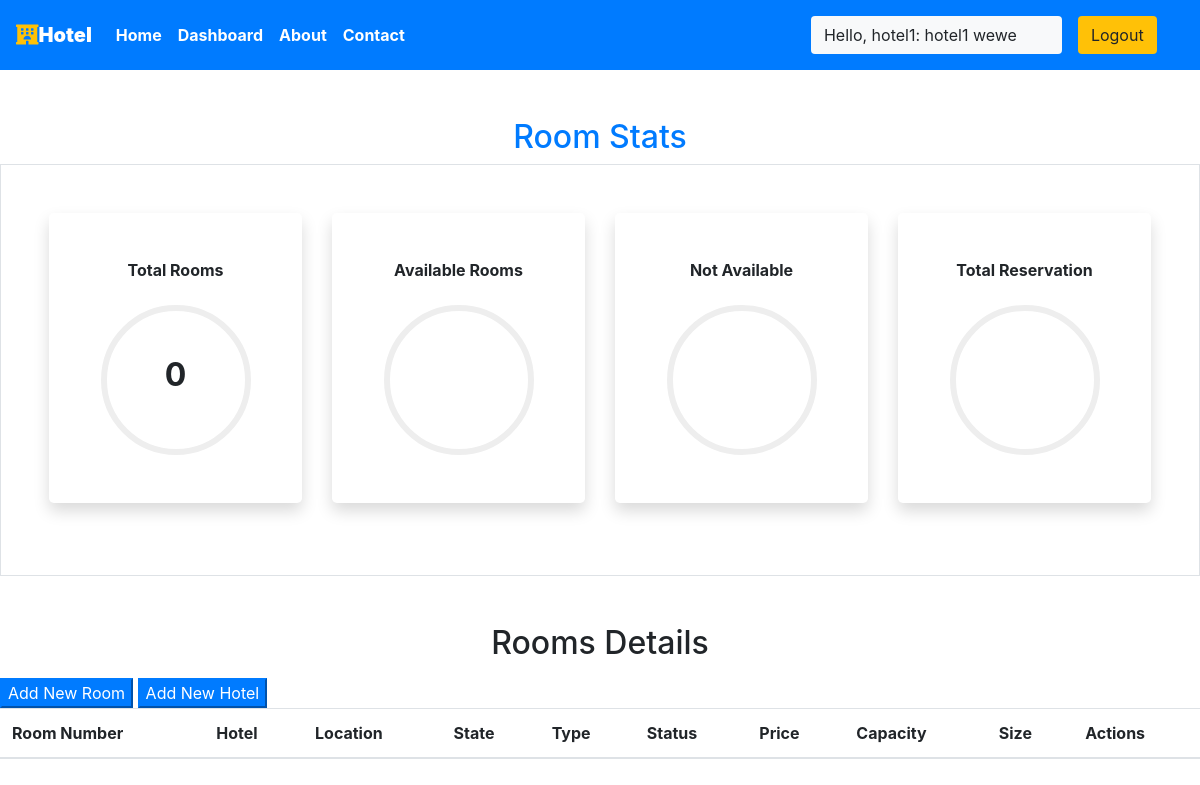
Page /staff/panel (signed in) on the earlier database version.
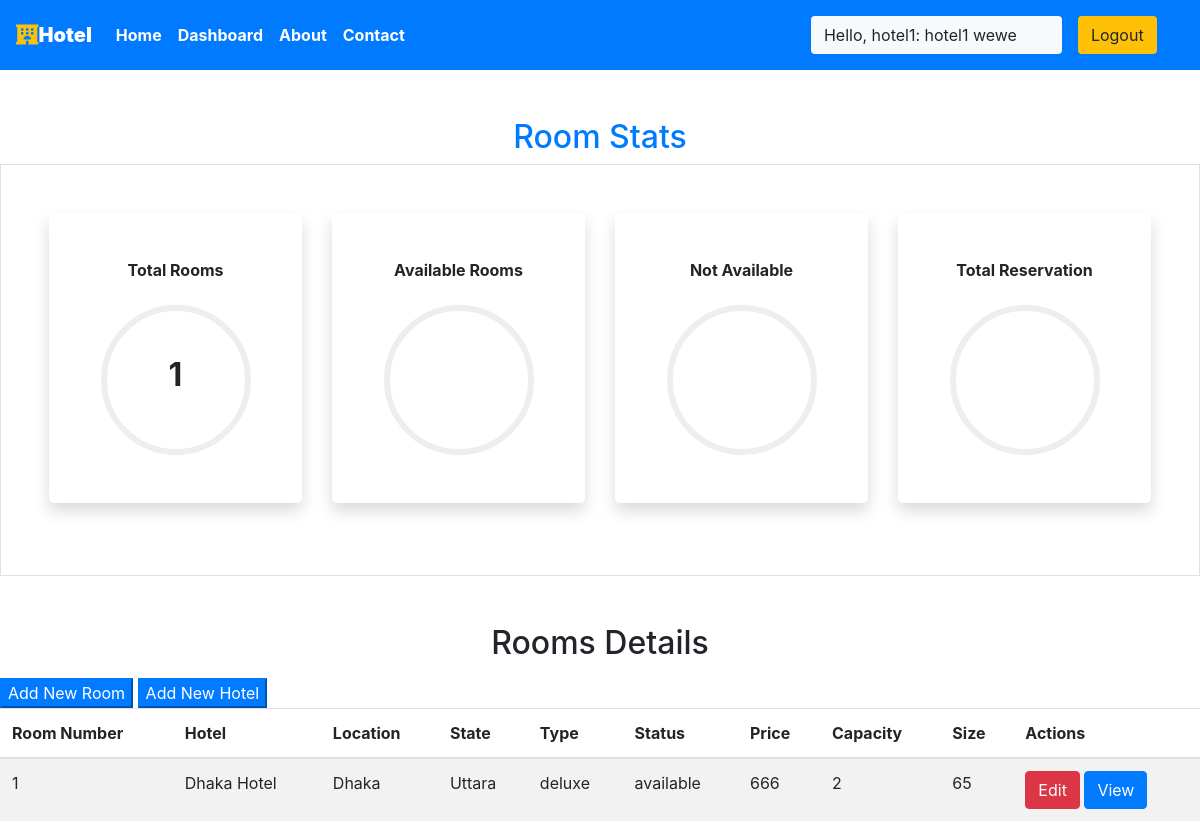
Same page on the later database version.
### main/models.py (models this page shows, shortened)
class CustomUser(AbstractUser):
     date_of_birth = models.DateField(verbose_name=_("Date of birth"), blank=True, null=True)
     address1 = models.CharField(verbose_name=_("Address line 1"), max_length=1024, blank=True, null=True)
     zip_code = models.CharField(verbose_name=_("Postal Code"), max_length=12, blank=True, null=True)
     city = models.CharField(verbose_name=_("City"), max_length=1024, blank=True, null=True)
     country = CountryField(blank=True, null=True)
     phone_regex = RegexValidator(regex=r"^\+(?:[0-9]●?){6,14}[0-9]$", message=_("Enter a valid international mobile phone number starting with +(country code)"))
     mobile_phone = models.CharField(validators=[phone_regex], verbose_name=_("Mobile phone"), max_length=17, blank=True, null=True)
     photo = models.ImageField(verbose_name=_("Photo"), upload_to='photos/', default='photos/default-user-avatar.png')
     class Meta:
         ordering = ['last_name']
     def __str__(self):
         return f"{self.username}: {self.first_name} {self.last_name}"

class Room(models.Model):
    ROOM_STATUS = (
    ("1", "available"),
    ("2", "not available"),
    )
    ROOM_TYPE = (
    ("1", "premium"),
    ("2", "deluxe"),
    ("3","basic"),
    )
    id = models.AutoField(primary_key=True)
    room_type = models.CharField(max_length=50,choices = ROOM_TYPE)
    capacity = models.IntegerField()
    price = models.IntegerField()
    size = models.IntegerField()
    hotel = models.ForeignKey(Hotel, on_delete = models.CASCADE)
    status = models.CharField(choices =ROOM_STATUS,max_length = 15)
    roomnumber = models.IntegerField()
    photo=models.ImageField(upload_to='room/', null=True, blank=True)

class Hotel(models.Model):
    id = models.AutoField(primary_key=True)
    name = models.CharField(max_length=30,null=True)
    owner = models.ForeignKey(CustomUser, blank=True, null=True, on_delete=models.CASCADE)
    location = models.CharField(max_length=50)
    state = models.CharField(max_length=50,null=True)
    country = models.CharField(max_length=50,null=True)
    photo=models.ImageField(upload_to='hotel/', null=True, blank=True)
    def __str__(self):
        return self.name

### main/views.py (the view)
# urls.py: path('staff/panel', views.panel,name="staffpanel"),
@login_required(login_url='/staff')
def panel(request):
    if  request.user.groups.exists():
        user = request.user
        hotell = Hotel.objects.filter(owner=user)
        totall_rooms = []
        for hotels in hotell:
            room = Room.objects.filter(hotel=hotels)
            totall_rooms += room
        total_rooms = len(totall_rooms)
        hotel = Hotel.objects.filter(owner=user)
        response = render(request,'staff/panel.html',{'name':hotel,'rooms':totall_rooms,'total_rooms':total_rooms})
        return HttpResponse(response)
    else:
        messages.success(request,"Access Denied")
        return redirect('homepage')

### main/templatetags/app_tags.py (called while the page is built)
@register.filter(name='has_group')
def has_group(user, group_name):
    group = Group.objects.get(name=group_name)
    return True if group in user.groups.all() else False

### templates/staff/panel.html (shortened to what this page needs)
{% extends 'basic.html' %} {% block title %} staff panel {% endblock title %}
{% block body %}
<section class="my-5">
  {%load app_tags%}
  <h2 class="text-center text-primary">Room Stats</h2>
  <div class="container-fluid px-5 py-5 border">
    <div class="row">
      <div class="col-xl-3 col-lg-6 col-sm-12 mb-4">
        <div class="bg-white rounded-lg p-5 shadow">
          <h2 class="h6 font-weight-bold text-center mb-4">Total Rooms</h2>
          {% if total_rooms is not none %}
          <div
            class="progress mx-auto"
            data-value="{{"
            total_rooms|percentage:total_rooms}}
          >
            <span class="progress-left">
            </span>
            <span class="progress-right">
            </span>
            <div
              class="progress-value w-100 h-100 rounded-circle d-flex align-items-center justify-content-center"
            >
              <div class="h2 font-weight-bold">{{ total_rooms}}</div>
            </div>
          </div>
          {% endif %}
        </div>
      </div>
      <div class="col-xl-3 col-lg-6 col-sm-12 mb-4">
        <div class="bg-white rounded-lg p-5 shadow">
          <h2 class="h6 font-weight-bold text-center mb-4">Available Rooms</h2>
          {% if total_rooms is not none %}
          <div
            class="progress mx-auto"
            data-value="{{"
            available|percentage:total_rooms}}
          >
            <span class="progress-left">
            </span>
            <span class="progress-right">
            </span>
            <div
              class="progress-value w-100 h-100 rounded-circle d-flex align-items-center justify-content-center"
            >
            </div>
          </div>
          {% endif %}
        </div>
      </div>
      <div class="col-xl-3 col-lg-6 col-sm-12 mb-4">
        <div class="bg-white rounded-lg p-5 shadow">
          <h2 class="h6 font-weight-bold text-center mb-4">Not Available</h2>
          {% if total_rooms is not none %}
          <div
            class="progress mx-auto"
            data-value="{{"
            unavailable|percentage:total_rooms}}
          >
            <span class="progress-left">
            </span>
            <span class="progress-right">
            </span>
            <div
              class="progress-value w-100 h-100 rounded-circle d-flex align-items-center justify-content-center"
            >
            </div>
          </div>
          {% endif %}
        </div>
      </div>
      <div class="col-xl-3 col-lg-6 col-sm-12 mb-4">
        <div class="bg-white rounded-lg p-5 shadow">
          <h2 class="h6 font-weight-bold text-center mb-4">
            Total Reservation
          </h2>
          {% if total_rooms is not none %}
          <div
            class="progress mx-auto"
            data-value="{{reserved"
            |percentage:total_rooms}}
          >
            <span class="progress-left">
            </span>
            <span class="progress-right">
            </span>
            <div
              class="progress-value w-100 h-100 rounded-circle d-flex align-items-center justify-content-center"
            >
            </div>
          </div>
          {% endif %}
        </div>
      </div>
    </div>
  </div>
</section>
<h2 class="text-center pb-2">Rooms Details</h2>
<button
  class="btn-group btn-primary"
  data-toggle="modal"
  data-target="#newroom"
>
  Add New Room
</button>
<button
  class="btn-group btn-primary"
  data-toggle="modal"
  data-target="#newlocation"
>
  Add New Hotel
</button>
<table class="table table-striped">
  <thead>
    <th>Room Number</th>
    <th>Hotel</th>
    <th>Location</th>
    <th>State</th>
    <th>Type</th>
    <th>Status</th>
    <th>Price</th>
    <th>Capacity</th>
    <th>Size</th>
    <th colspan="2">Actions</th>
  </thead>
  {% if rooms %} {% for each_room in rooms %}
  <tr>
    <td>{{each_room.roomnumber}}</td>
    <td>{{each_room.hotel}}</td>
    <td>{{each_room.hotel.location}}</td>
    <td>{{each_room.hotel.state}}</td>
    <td>{{each_room.get_room_type_display}}</td>
    <td>{{each_room.get_status_display}}</td>
    <td>{{each_room.price}}</td>
    <td>{{each_room.capacity}}</td>
    <td>{{each_room.size}}</td>
    <td colspan="2">
      <a href="/staff/panel/edit-room?roomid={{each_room.id}}"
        ><button class="btn btn-danger">Edit</button></a
      >
      <a href="/staff/panel/view-room?roomid={{each_room.id}}"
        ><button class="btn btn-primary">View</button></a
      >
    </td>
  </tr>
  {% endfor %} {% endif %}
</table>
{% endblock body %}

### templates/basic.html (shortened to what this page needs)
{% load static %}
{% load app_tags %}
<!DOCTYPE html>
<!DOCTYPE html>
<html lang="en">
<head>
    <link rel="stylesheet" href="https://use.fontawesome.com/releases/v5.7.0/css/all.css">
    <link rel="stylesheet" href="{% static 'bootstrap\bootstrap.css' %}">
    <link rel="stylesheet" href="https://maxcdn.bootstrapcdn.com/bootstrap/4.5.0/css/bootstrap.min.css" >
</head>
<body style="dbackground-image: url('https://source.unsplash.com/random');height: 100%;">
    <div class="container-fluid px-0">
        <nav class="navbar navbar-expand-lg navbar-dark bg-primary font-weight-bold">
            <a class="navbar-brand text-bold bg-black " href="/"><i class="fas fa-hotel text-warning"></i><b>Hotel </b></a>
            <div class="collapse navbar-collapse " id="navbarSupportedContent">
                <ul class="navbar-nav mr-auto ">
                    <li class="nav-item active">
                        <a class="nav-link text-bold " href="/"> Home</a>
                    </li>
                    {% if request.user|has_group:"hotel_owner" %}
                    <li class="nav-item active">
                        <a class="nav-link text-bold" href="/staff/panel">Dashboard </a>
                    </li>
                    {% elif user.is_staff == False and user.is_authenticated %}
                    <li class="nav-item active">
                            <a class="nav-link text-bold" href="/user/bookings">My Bookings </a>
                        </li>
                    {% endif %}
                    <li class="nav-item active">
                        <a class="nav-link text-bold" href="/about">About</a>
                    </li>
                    <li class="nav-item active">
                        <a class="nav-link text-bold" href="/contact">Contact </a>
                    </li>
                </ul>
                {% if user.is_authenticated %}
                      <button class="btn btn-group bg-light" data-toggle="modal" data-target="#forlogin">
                       Hello, {{request.user}}
                       <a href="/logout" class="nav-link">
                    <button class="btn btn-group bg-warning" data-toggle="modal" data-target="#forlogin">
                        Logout
                    </button></a>&nbsp; &nbsp;
                    </button>
                {% endif %}
            </div>
        </nav>
    </div>
    {% block body %}
    {% endblock body %}
</body>
</html>

### templates/staff/panel.html (style rules this page uses)
.progress { width: 150px; height: 150px; background: none; position: relative; }
.progress::after { content: ""; width: 100%; height: 100%; border-radius: 50%; border: 6px solid #eee; position: absolute; top: 0; left: 0; }
.progress > span { width: 50%; height: 100%; overflow: hidden; position: absolute; top: 0; z-index: 1; }
.progress .progress-left { left: 0; }
.progress .progress-right { right: 0; }
.progress .progress-value { position: absolute; top: 0; left: 0; }
body { min-height: 100vh; }
.rounded-lg { border-radius: 1rem; }

### templates/basic.html (style rules this page uses)
a { text-decoration: none; }

Differences in the rows shown:
added Room: roomnumber "1", hotel "Dhaka Hotel", hotel.location "Dhaka", hotel.state "Uttara", room_type "deluxe", status "available", price "666", capacity "2", size "65"
Other differences:
{{ total_rooms }}: "0" → "1"
